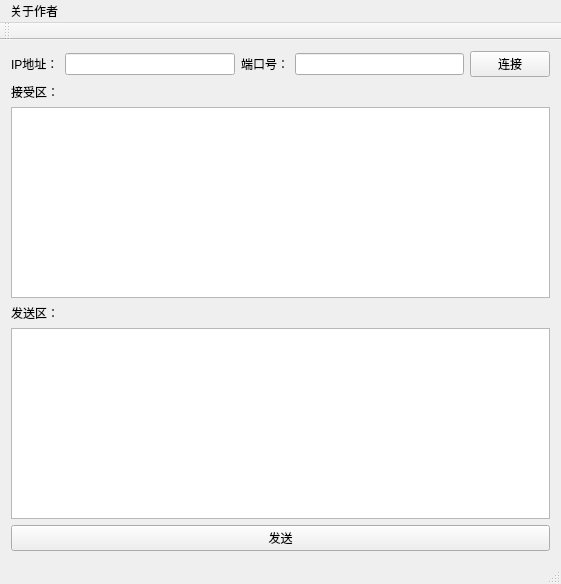
<?xml version="1.0" encoding="UTF-8"?>
<ui version="4.0">
 <class>MainWindow</class>
 <widget class="QMainWindow" name="MainWindow">
  <property name="geometry">
   <rect>
    <x>0</x>
    <y>0</y>
    <width>561</width>
    <height>584</height>
   </rect>
  </property>
  <property name="windowTitle">
   <string>MainWindow</string>
  </property>
  <widget class="QWidget" name="centralWidget">
   <layout class="QVBoxLayout" name="verticalLayout_2">
    <item>
     <layout class="QGridLayout" name="gridLayout">
      <item row="0" column="0">
       <layout class="QHBoxLayout" name="horizontalLayout">
        <item>
         <widget class="QLabel" name="label">
          <property name="text">
           <string>IP地址：</string>
          </property>
         </widget>
        </item>
        <item>
         <widget class="QLineEdit" name="lineEdit_IP"/>
        </item>
        <item>
         <widget class="QLabel" name="label_2">
          <property name="text">
           <string>端口号：</string>
          </property>
         </widget>
        </item>
        <item>
         <widget class="QLineEdit" name="lineEdit_Port">
          <property name="text">
           <string/>
          </property>
         </widget>
        </item>
        <item>
         <widget class="QPushButton" name="pushButton_Connect">
          <property name="text">
           <string>连接</string>
          </property>
         </widget>
        </item>
       </layout>
      </item>
      <item row="1" column="0">
       <layout class="QVBoxLayout" name="verticalLayout">
        <item>
         <widget class="QLabel" name="label_3">
          <property name="text">
           <string>接受区：</string>
          </property>
         </widget>
        </item>
        <item>
         <widget class="QTextEdit" name="textEdit_Recv"/>
        </item>
        <item>
         <widget class="QLabel" name="label_4">
          <property name="text">
           <string>发送区：</string>
          </property>
         </widget>
        </item>
        <item>
         <widget class="QTextEdit" name="textEdit_Send"/>
        </item>
        <item>
         <widget class="QPushButton" name="pushButton_Send">
          <property name="text">
           <string>发送</string>
          </property>
         </widget>
        </item>
       </layout>
      </item>
     </layout>
    </item>
   </layout>
  </widget>
  <widget class="QMenuBar" name="menuBar">
   <property name="geometry">
    <rect>
     <x>0</x>
     <y>0</y>
     <width>561</width>
     <height>23</height>
    </rect>
   </property>
   <widget class="QMenu" name="menu">
    <property name="title">
     <string>关于作者</string>
    </property>
    <addaction name="separator"/>
    <addaction name="action_2"/>
   </widget>
   <addaction name="menu"/>
  </widget>
  <widget class="QToolBar" name="mainToolBar">
   <attribute name="toolBarArea">
    <enum>TopToolBarArea</enum>
   </attribute>
   <attribute name="toolBarBreak">
    <bool>false</bool>
   </attribute>
  </widget>
  <widget class="QStatusBar" name="statusBar"/>
  <action name="action_2">
   <property name="text">
    <string>关于作者</string>
   </property>
  </action>
 </widget>
 <layoutdefault spacing="6" margin="11"/>
 <resources/>
 <connections/>
</ui>
